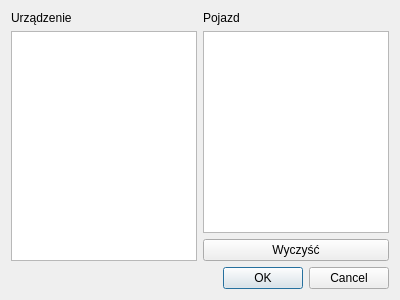
<?xml version="1.0" encoding="UTF-8"?>
<ui version="4.0">
 <class>DialogAssignSensor</class>
 <widget class="QDialog" name="DialogAssignSensor">
  <property name="geometry">
   <rect>
    <x>0</x>
    <y>0</y>
    <width>400</width>
    <height>300</height>
   </rect>
  </property>
  <property name="windowTitle">
   <string>Dialog</string>
  </property>
  <layout class="QVBoxLayout" name="verticalLayout">
   <item>
    <layout class="QHBoxLayout" name="horizontalLayout">
     <item>
      <layout class="QVBoxLayout" name="verticalLayout_2">
       <item>
        <widget class="QLabel" name="label">
         <property name="text">
          <string>Urządzenie</string>
         </property>
        </widget>
       </item>
       <item>
        <widget class="QListWidget" name="lst_devices"/>
       </item>
      </layout>
     </item>
     <item>
      <layout class="QVBoxLayout" name="verticalLayout_3">
       <item>
        <widget class="QLabel" name="label_2">
         <property name="text">
          <string>Pojazd</string>
         </property>
        </widget>
       </item>
       <item>
        <widget class="QListWidget" name="lst_vehicles"/>
       </item>
       <item>
        <widget class="QPushButton" name="pb_clearSelectedVehicle">
         <property name="text">
          <string>Wyczyść</string>
         </property>
        </widget>
       </item>
      </layout>
     </item>
    </layout>
   </item>
   <item>
    <widget class="QDialogButtonBox" name="buttonBox">
     <property name="orientation">
      <enum>Qt::Horizontal</enum>
     </property>
     <property name="standardButtons">
      <set>QDialogButtonBox::Cancel|QDialogButtonBox::Ok</set>
     </property>
    </widget>
   </item>
  </layout>
 </widget>
 <resources/>
 <connections>
  <connection>
   <sender>buttonBox</sender>
   <signal>accepted()</signal>
   <receiver>DialogAssignSensor</receiver>
   <slot>accept()</slot>
   <hints>
    <hint type="sourcelabel">
     <x>248</x>
     <y>254</y>
    </hint>
    <hint type="destinationlabel">
     <x>157</x>
     <y>274</y>
    </hint>
   </hints>
  </connection>
  <connection>
   <sender>buttonBox</sender>
   <signal>rejected()</signal>
   <receiver>DialogAssignSensor</receiver>
   <slot>reject()</slot>
   <hints>
    <hint type="sourcelabel">
     <x>316</x>
     <y>260</y>
    </hint>
    <hint type="destinationlabel">
     <x>286</x>
     <y>274</y>
    </hint>
   </hints>
  </connection>
 </connections>
</ui>
